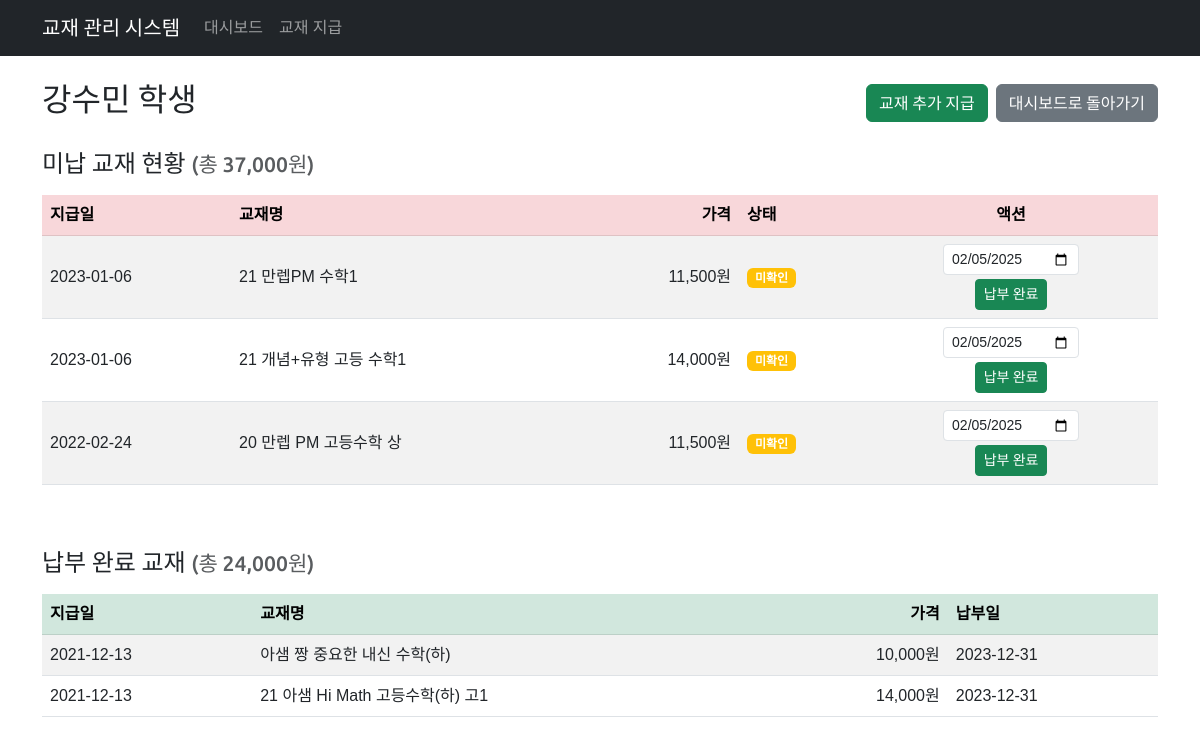
Page /textbook/student/105/ on the committed database.
### textbook/models.py (models this page shows, shortened)
class Student(models.Model):
    name = models.CharField(max_length=255, unique=True, verbose_name='학생')
    class Meta:
        db_table = 'student'
        ordering = ['name']
        verbose_name = '학생'
        verbose_name_plural = '학생'

class Book(models.Model):
    input_date = models.DateField(verbose_name='지급일')
    book_name = models.CharField(max_length=255, verbose_name='교재')
    price = models.IntegerField(verbose_name='가격')
    checking = models.BooleanField(default=False, verbose_name='상태')
    student = models.ForeignKey(Student, on_delete=models.CASCADE, related_name='books', verbose_name='학생')
    payment_date = models.DateField(null=True, blank=True, verbose_name='수납일')
    class Meta:
        db_table = 'book'
        ordering = ['-input_date']
        verbose_name = '교재'
        verbose_name_plural = '교재'

### textbook/views.py (the view)
# urls.py: path('student/<int:student_id>/', views.student_detail, name='student_detail'),
def student_detail(request, student_id):
    student = get_object_or_404(Student, id=student_id)
    unpaid_books = student.books.filter(payment_date__isnull=True)
    paid_books = student.books.filter(payment_date__isnull=False)
    total_unpaid = unpaid_books.aggregate(total=Sum('price'))['total'] or 0
    total_paid = paid_books.aggregate(total=Sum('price'))['total'] or 0
    context = {
        'student': student,
        'unpaid_books': unpaid_books,
        'paid_books': paid_books,
        'total_unpaid': total_unpaid,
        'total_paid': total_paid,
        'today' : date.today(),
    }
    return render(request, 'textbook/student_detail.html', context)

### textbook/templates/textbook/student_detail.html (shortened to what this page needs)
{% extends 'textbook/base.html' %}
{% load humanize %}
{% block content %}
<div class="row">
    <div class="col-12">
        <div class="d-flex justify-content-between align-items-center mb-4">
            <h2>{{ student.name }} 학생</h2>
            <div class="d-flex gap-2">
                <a href="{% url 'textbook:issue_book' %}?student_id={{ student.id }}" class="btn btn-success">교재 추가 지급</a>
                <a href="{% url 'textbook:dashboard' %}" class="btn btn-secondary">
                    대시보드로 돌아가기
                </a>
            </div>
        </div>
        <h4 class="mb-3">미납 교재 현황 <small class="text-muted">(총 {{ total_unpaid|intcomma }}원)</small></h4>
        <div class="table-responsive mb-5">
            <table class="table table-striped table-hover align-middle">
                <thead class="table-danger">
                    <tr>
                        <th>지급일</th>
                        <th>교재명</th>
                        <th class="text-end">가격</th>
                        <th>상태</th>
                        <th class="text-center">액션</th>
                    </tr>
                </thead>
                <tbody>
                    {% for book in unpaid_books %}
                    <tr>
                        <td>{{ book.input_date|date:"Y-m-d" }}</td>
                        <td>{{ book.book_name }}</td>
                        <td class="text-end">{{ book.price|intcomma }}원</td>
                        <td>
                            {% if book.checking %}
                            <span class="badge bg-success">확인</span>
                            {% else %}
                            <span class="badge bg-warning">미확인</span>
                            {% endif %}
                        </td>
                        <td class="text-center">
                            <form action="{% url 'textbook:mark_as_paid' book.id %}" method="post" class="d-inline-block" onsubmit="return validateDate(this);">
                                <input type="date" name="payment_date" value="{{ today|date:'Y-m-d' }}" class="form-control form-control-sm" id="paymentDate_{{book.id}}">
                                <button type="submit" class="btn btn-success btn-sm mt-1">납부 완료</button>
                            </form>
                        </td>
                    </tr>
                    {% empty %}
                    <tr>
                        <td colspan="5" class="text-center">미납된 교재가 없습니다.</td>
                    </tr>
                    {% endfor %}
                </tbody>
            </table>
        </div>
        <h4 class="mb-3">납부 완료 교재 <small class="text-muted">(총 {{ total_paid|intcomma }}원)</small></h4>
        <div class="table-responsive">
            <table class="table table-striped table-hover align-middle">
                <thead class="table-success">
                    <tr>
                        <th>지급일</th>
                        <th>교재명</th>
                        <th class="text-end">가격</th>
                        <th>납부일</th>
                    </tr>
                </thead>
                <tbody>
                    {% for book in paid_books %}
                    <tr>
                        <td>{{ book.input_date|date:"Y-m-d" }}</td>
                        <td>{{ book.book_name }}</td>
                        <td class="text-end">{{ book.price|intcomma }}원</td>
                        <td>{{ book.payment_date|date:"Y-m-d" }}</td>
                    </tr>
                    {% empty %}
                    <tr>
                        <td colspan="4" class="text-center">납부 완료된 교재가 없습니다.</td>
                    </tr>
                    {% endfor %}
                </tbody>
            </table>
        </div>
    </div>
</div>
{% endblock %}

### textbook/templates/textbook/base.html (style rules this page uses)
body { font-family: 'Noto Sans KR', sans-serif; }
h1, h2, h3, h4, h5, h6, .navbar-brand, .btn, .pagination { font-family: 'Ubuntu', 'Noto Sans KR', sans-serif; }

### rows in the picture
Student: name "강수민"
Book: input_date "2023-01-06", book_name "21 만렙PM 수학1", price "11,500", checking "미확인", payment_date "02/05/2025"
Book: input_date "2023-01-06", book_name "21 개념+유형 고등 수학1", price "14,000", checking "미확인", payment_date "02/05/2025"
Book: input_date "2022-02-24", book_name "20 만렙 PM 고등수학 상", price "11,500", checking "미확인", payment_date "02/05/2025"
Book: input_date "2021-12-13", book_name "아샘 짱 중요한 내신 수학(하)", price "10,000", payment_date "2023-12-31"
Book: input_date "2021-12-13", book_name "21 아샘 Hi Math 고등수학(하) 고1", price "14,000", payment_date "2023-12-31"

### other values in the picture
{{ total_unpaid|intcomma }} "37,000"
{{ total_paid|intcomma }} "24,000"
